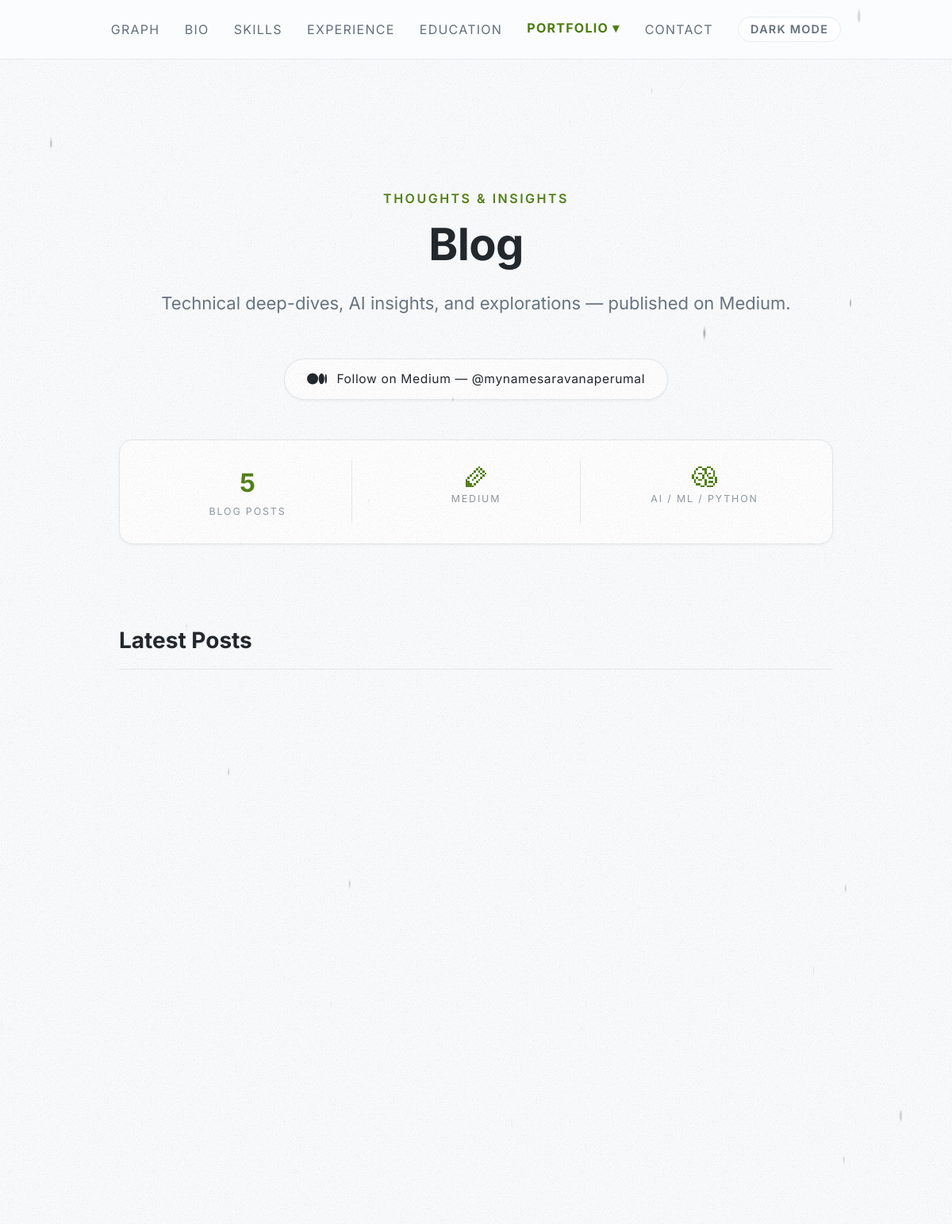
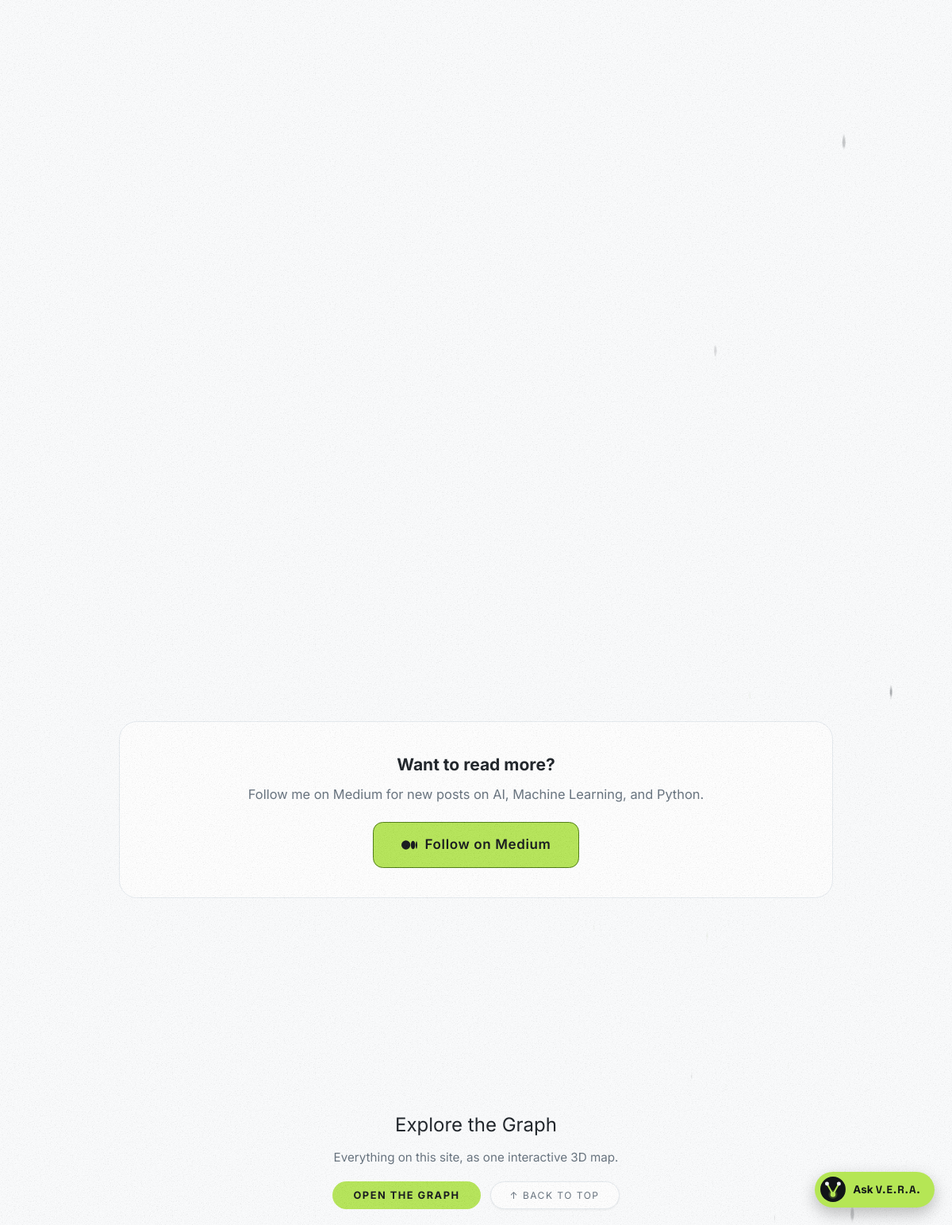
The app's page /blogs/ with its own data (2 pictures, top to bottom).
### portfolio/models.py (models this page shows, shortened)
class NavigationItem(models.Model):
    profile = models.ForeignKey(UserProfile, on_delete=models.CASCADE, related_name='navigation_items')
    label = models.CharField(max_length=100)
    url = models.CharField(max_length=255, blank=True, default="")
    active_id = models.CharField(max_length=50, blank=True, default="")
    dropdown = models.BooleanField(default=False)
    parent = models.ForeignKey('self', on_delete=models.CASCADE, null=True, blank=True, related_name='children')
    order = models.IntegerField(default=0)
    class Meta:
        ordering = ['order', 'id']

class BlogPage(models.Model):
    profile = models.OneToOneField(UserProfile, on_delete=models.CASCADE, related_name='blog_page')
    page_label = models.CharField(max_length=100, default="Thoughts")
    page_title = models.CharField(max_length=255, default="Blog")
    page_sub = models.TextField(blank=True, default="")
    stats_total_posts = models.CharField(max_length=50, blank=True, default="")
    stats_platform = models.CharField(max_length=100, blank=True, default="")
    stats_topics = models.CharField(max_length=255, blank=True, default="")

class UserProfile(models.Model):
    user = models.OneToOneField(User, on_delete=models.CASCADE, related_name='profile')
    site_title = models.CharField(max_length=255, default="My Portfolio")
    site_description = models.TextField(blank=True, default="")
    tagline = models.CharField(max_length=255, blank=True, default="")
    tagline_sub = models.CharField(max_length=255, blank=True, default="")
    profile_image = models.CharField(max_length=255, default="static/images/profile.jpg")
    intro = models.TextField(blank=True, default="")
    email = models.EmailField(blank=True, default="")
    github = models.URLField(blank=True, default="")
    github_handle = models.CharField(max_length=100, blank=True, default="")
    linkedin = models.URLField(blank=True, default="")
    linkedin_handle = models.CharField(max_length=100, blank=True, default="")
    medium = models.URLField(blank=True, default="")
    medium_handle = models.CharField(max_length=100, blank=True, default="")
    whatsapp = models.URLField(blank=True, default="")
    whatsapp_number = models.CharField(max_length=50, blank=True, default="")
    instagram = models.URLField(blank=True, default="")
    instagram_handle = models.CharField(max_length=100, blank=True, default="")
    orcid = models.CharField(max_length=50, blank=True, default="")
    researchgate = models.URLField(blank=True, default="")
    location = models.CharField(max_length=255, blank=True, default="")
    resume_url = models.CharField(max_length=255, default="static/resume.pdf")
    landing_quote = models.TextField(blank=True, default="")
    landing_highlight = models.TextField(blank=True, default="")
    landing_author = models.CharField(max_length=100, blank=True, default="")
    landing_welcome = models.TextField(blank=True, default="")

### portfolio/views.py (the view)
# urls.py: path('blogs/', views.blogs_view, name='blogs'),
def blogs_view(request):
    blogs_context = {}
    try:
        page = BlogPage.objects.first()
        if page:
            posts = []
            for p in page.posts.all():
                posts.append({
                    'title': p.title,
                    'excerpt': p.excerpt,
                    'category': p.category,
                    'date': p.date,
                    'read_time': p.read_time,
                    'emoji': p.emoji,
                    'tags': p.tag_list,
                    'medium_url': p.medium_url
                })
            blogs_context = {
                'page_label': page.page_label,
                'page_title': page.page_title,
                'page_sub': page.page_sub,
                'stats': {
                    'total_posts': page.stats_total_posts,
                    'platform': page.stats_platform,
                    'topics': page.stats_topics
                },
                'posts': posts
            }
    except Exception:
        pass
    context = {
        'blogs': blogs_context,
        'graph_data': get_graph_data()
    }
    return render(request, 'pages/blogs.html', context)

### portfolio/graph.py (called while the page is built)
def _clean(text):
    return _LEADING_SYMBOLS.sub("", (text or "").strip()).strip()

def _label(text, limit=MAX_LABEL):
    text = " ".join(_clean(text).split())
    return text if len(text) <= limit else text[:limit - 1].rstrip(" ,;:-–") + "…"

def _node(node_id, name, description="", navigate_to="", children=None, node_type="leaf"):
    node = {"id": node_id, "name": name, "type": node_type}
    if navigate_to:
        node["navigateTo"] = navigate_to
    description = " ".join(_TAGS.sub(" ", description or "").split())
    if description:
        node["description"] = description
    if children:
        node["children"] = children
    return node

def _section(node_id, name, page, description, children):
    return _node(node_id, name, description, page, children, node_type="category")

### portfolio/icons.py (called while the page is built)
def icon_name(value):
    value = (value or "").strip()
    if value in ICONS:
        return value
    value = _EMOJI_MODIFIERS.sub("", value)
    return EMOJI_TO_ICON.get(value, FALLBACK)

def render_icon(value, css_class=""):
    name = icon_name(value)
    classes = f"ico ico-{name} {css_class}".strip()
    return format_html(
        '<svg class="{}" viewBox="0 0 24 24" fill="currentColor" shape-rendering="crispEdges" '
        'aria-hidden="true" focusable="false">{}</svg>',
        classes, mark_safe(ICONS[name]),
    )

### portfolio/models.py (called while the page is built)
    @property
    def tag_list(self):
        if not self.tags:
            return []
        return [t.strip() for t in self.tags.split(',') if t.strip()]

### portfolio/templatetags/portfolio_extras.py (called while the page is built)
@register.filter
def tojson(value):
    try:
        return mark_safe(json.dumps(value))
    except Exception:
        return mark_safe("[]")

@register.filter
def is_dropdown_active(dropdown_item, active_page):
    if not dropdown_item or not active_page:
        return False
    children = []
    if hasattr(dropdown_item, 'children'):
        children = dropdown_item.children.all()
    elif isinstance(dropdown_item, dict) and 'children' in dropdown_item:
        children = dropdown_item['children']
    for child in children:
        child_id = ""
        if isinstance(child, dict):
            child_id = child.get('id', '')
        elif hasattr(child, 'active_id'):
            child_id = child.active_id
        if child_id == active_page:
            return True
    return False

@register.filter(name="icon")
def icon_filter(value, css_class=""):
    from portfolio.icons import render_icon
    return render_icon(value, css_class)

### templates/pages/blogs.html (shortened to what this page needs)
{% extends 'base.html' %}
{% load static portfolio_extras %}
{% block extra_css %}
<link rel="stylesheet" href="{% asset 'css/pages/blogs.css' %}">
{% endblock %}
{% block content %}
    <div class="page-label">{{ blogs.page_label }}</div>
    <h1 class="page-title">{{ blogs.page_title }}</h1>
    <p class="page-sub">{{ blogs.page_sub }}</p>
    <a href="{{ config.social.medium }}" target="_blank" class="medium-badge">
        <span class="medium-badge-text">Follow on Medium — {{ config.social.medium_handle }}</span>
    </a>
    <div class="blog-stats">
        <div class="blog-stat">
            <div class="bs-num">{{ blogs.stats.total_posts }}</div>
            <div class="bs-lbl">Blog Posts</div>
        </div>
        <div class="blog-stat">
            <div class="bs-num bs-icon">{% icon "pen-line" %}</div>
            <div class="bs-lbl">{{ blogs.stats.platform }}</div>
        </div>
        <div class="blog-stat">
            <div class="bs-num bs-icon">{% icon "brain" %}</div>
            <div class="bs-lbl">{{ blogs.stats.topics }}</div>
        </div>
    </div>
    <div class="section-heading">Latest Posts</div>
    <div class="blog-grid">
    </div>
    <div class="blog-cta">
        <div class="blog-cta-title">Want to read more?</div>
        <div class="blog-cta-sub">Follow me on Medium for new posts on AI, Machine Learning, and Python.</div>
        <a href="{{ config.social.medium }}" target="_blank" class="blog-cta-btn">
            Follow on Medium
        </a>
    </div>
{% endblock %}
{% block after_content %}
    {% include 'components/graph_section.html' %}
{% endblock %}

### templates/components/navbar.html (shortened to what this page needs)
{% load portfolio_extras %}
<nav class="top-nav">
  <div class="d-none d-md-flex w-100 justify-content-center align-items-center nav-desktop">
    {% for item in config.navigation %}
      {% if item.dropdown %}
        <div class="dropdown">
          <button class="dropbtn nav-link{% if item|is_dropdown_active:active_page %} active{% endif %}">
            {{ item.label }} &#9662;
          </button>
        </div>
      {% else %}
        <a href="{{ item.url }}" class="nav-link{% if active_page == item.id %} active{% endif %}">{{ item.label }}</a>
      {% endif %}
    {% endfor %}
    <button type="button" class="theme-toggle" data-theme-toggle aria-label="Switch theme">Light mode</button>
  </div>
</nav>

### static/css/theme.css (style rules this page uses)
:root, :root[data-theme="dark"] { color-scheme: dark; --bg: #111418; --surface: #1A1F25; --border: #2B323B; --text: #EEF2F6; --muted: #95A0AC; --primary: #B5E655; --accent: #7DD3FC; --primary-bg: #B5E655; --on-primary: #111418; --graph-bg: #0A0C0F; --card-shadow: none; --glow: #B5E655; }
@media (prefers-color-scheme: light) { :root:not([data-theme]) { color-scheme: light; --bg: #FBFCFD; --surface: #FFFFFF; --border: #E6EBF0; --text: #1A1F25; --muted: #64707C; --primary: #4D7C0F; --accent: #0369A1; --graph-bg: #1A1F25; --card-shadow: 0 1px 3px rgba(17, 20, 24, .06); --glow: transparent; } }
body { background: var(--bg); color: var(--text); --bs-body-bg: var(--bg); --bs-body-color: var(--text); --bs-border-color: var(--border); --bs-link-color-rgb: initial; }
a { color: var(--primary); }
:root { --site-zoom: 1; }
@media (min-width: 1024px) { :root { --site-zoom: 1.25; } }
:root { --chat-zoom: var(--site-zoom); }
@media (min-width: 1024px) { :root { --chat-zoom: calc(var(--site-zoom) * .75); } }
.top-nav, .content, .landing-container, .theme-toggle.floating, .graph-explore-bar, .graph-skip, #instructions, .graph-tip { zoom: var(--site-zoom); }
body::after { content: ""; position: fixed; inset: 0; z-index: 9998; pointer-events: none; background-size: 180px 180px; opacity: var(--grain-opacity); }
:root, :root[data-theme="dark"] { --grain-opacity: .05; }
@media (prefers-color-scheme: light) { :root:not([data-theme]) { --grain-opacity: .06; } }
.theme-toggle { display: inline-flex; align-items: center; gap: 6px; padding: 6px 12px; border-radius: 999px; border: 1px solid var(--border); background: var(--surface); color: var(--muted); font: 600 0.72rem/1 'Inter', sans-serif; letter-spacing: 1px; text-transform: uppercase; cursor: pointer; transition: color .2s, border-color .2s; }

### static/css/style.css (style rules this page uses)
*, *::before, *::after { margin: 0; padding: 0; box-sizing: border-box; }
body, html { width: 100%; min-height: 100vh; overflow-x: hidden; background-color: var(--bg); color: var(--text); font-family: 'Trench Thin', 'Inter', sans-serif; }
h1, h2, h3, h4, h5, h6, .section-heading { line-height: 1.5; margin-bottom: 1rem; }
.page-label { font-size: 0.8rem; text-transform: uppercase; letter-spacing: 2px; color: var(--primary); margin-bottom: 8px; font-weight: 600; }
.page-title { font-size: 2.8rem; font-weight: 700; color: var(--text); margin-bottom: 16px; letter-spacing: -0.5px; line-height: 1.3; }
.page-sub { font-size: 1.1rem; color: var(--muted); margin-bottom: 40px; line-height: 1.7; }
body { background: var(--bg); color: var(--text); font-family: 'Trench Thin', 'Inter', sans-serif; min-height: 100vh; overflow-x: hidden; }
.top-nav { position: sticky; top: 0; width: 100%; height: 60px; display: flex; justify-content: center; align-items: center; gap: 25px; background: color-mix(in srgb, var(--bg) 90%, transparent); backdrop-filter: blur(15px); -webkit-backdrop-filter: blur(15px); border-bottom: 1px solid var(--border); z-index: 9999; padding: 0 20px; margin-bottom: 30px; }
.nav-link { color: var(--muted); text-decoration: none; font-size: 0.8rem; letter-spacing: 1px; text-transform: uppercase; transition: color 0.3s, transform 0.3s; }
.nav-link:hover, .nav-link.active { color: var(--primary); font-weight: 700; transform: translateY(-2px); text-shadow: 0 0 10px color-mix(in srgb, var(--glow) 40%, transparent); }
.dropdown { position: relative; display: inline-block; }
.dropbtn { background: none; border: none; font-family: inherit; cursor: pointer; padding: 0; outline: none; }
.section-heading { font-size: 1.4rem; font-weight: 700; color: var(--text); margin: 40px 0 25px; padding-bottom: 12px; border-bottom: 1px solid var(--border); width: 100%; }
.nav-desktop { gap: 25px; }
.ico { display: block; width: 1em; height: 1em; flex-shrink: 0; }
.bs-icon, .gs-icon { display: flex; justify-content: center; color: var(--primary); font-size: 24px; }

### static/css/graph_bg.css (style rules this page uses)
@media (prefers-color-scheme: light) { :root:not([data-theme]) { --graph-bg-opacity: 0.9; } }

### records on screen
NavigationItem: label "GRAPH"
NavigationItem: label "BIO"
NavigationItem: label "SKILLS"
NavigationItem: label "EXPERIENCE"
NavigationItem: label "EDUCATION"
NavigationItem: label "PORTFOLIO"
NavigationItem: label "CONTACT"
BlogPage: page_label "THOUGHTS & INSIGHTS", page_title "Blog", page_sub "Technical deep-dives, AI insights, and explorations — published on Medium.", stats.platform "MEDIUM", stats.topics "AI / ML / PYTHON"
UserProfile: social.medium_handle "@mynamesaravanaperumal"

### other values on screen
{{ blogs.stats.total_posts }} "5"
